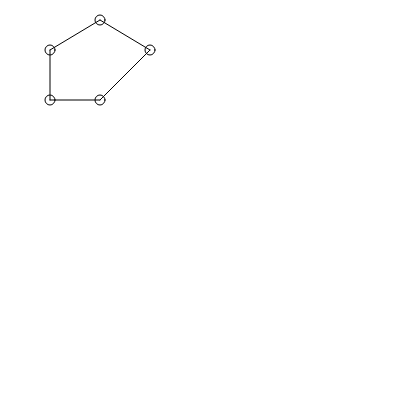
Frame 1 (no input)
Frame 60 (no input): identical to frame 1, image omitted
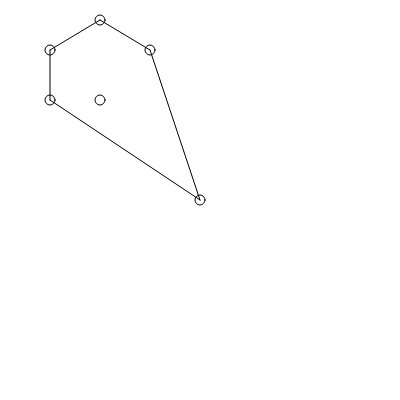
Frame 120 (the mouse pressed at the canvas centre since frame 60)

The p5.js sketch that drew these frames (run headless with seeded random() and noise() and a simulated clock; from frame 60 on, the mouse is pressed at the canvas centre):

// p5.js sketch
// ── sketch.js
// NOTE THAT THE SCRIPT HAS A LIMITATION WHERE IT CAN'T FULLY HANDLE CASES WHERE SEVERAL POINT LIE ON THE SAME LINE
// MAY BE THE FAULT OF MY CODING OR A LIMITATION OF THE GIFT-WRAPPING ALGORITHIM
// ANOTHER THING TO NOTE IS THAT P5.JS IS WEIRD IN THAT GOING DOWN IS ACTUALLY POSTIVE AND NOT NEGATIVE
// AS A RESULT OF THIS, THE ORDER OF CROSS PRODUCT NEEDS TO BE CHANGED

let p = [];
let hull = [];

function setup() {
  createCanvas(400, 400);
  
  p = [createVector(50, 50), createVector(100, 20), createVector(50, 100), createVector(100, 100), createVector(150, 50)];
  
  constructHull();
}

function leftMost(){  // Find the left most point on the screen
  let v = createVector(100000000000, 100000000000, 100000000000);
  for (let v2 of p){
    if (v.x > v2.x) v = v2;
  }
  return v;
}

function constructHull(){
  let start = leftMost();  // I'm pretty sure choosing the left most point is only a convention and that the algorithim works with any existing starting point
  let endPoint = start;  // Represents current ending point on the Hull
  
  while (true){
    hull.push(endPoint);
    let nextPoint = p[0];  // Represents a potential point that could be pushed into the hull
    for (let i = 0; i < p.length; i++){
       
      
      let d1 = p5.Vector.sub(nextPoint, endPoint);
      let d2 = p5.Vector.sub(p[i], endPoint);
      
      
      if (nextPoint == endPoint){  
        // We don't want "nextPoint == endPoint" since it creates a 0 Vector
        // This vector would result in all future cross products to be (0,0,0)
        nextPoint = p[i];
      }
      else if (crossProduct(d2, d1).z > 0){  // Note that we have to swap the d2 and d1 since p5.js doesn't follow cartesian plane rules. Specifically, going down is postive and not negative
        // Whether it is "< 0" or "> 0" would just change a clockwise rotation for finding the angle to a counter-clockwise roation
        // If the condition is met, it means that the 1st vector forms a larger clockwise angle
        nextPoint = p[i];  
      }
        
    }
    endPoint = nextPoint;
    
    if (endPoint == start) break;  // Break when we have make a wrap-around and completed the hull
  }
  for (let el of hull) print(el.x, el.y, el.z)
}

function crossProduct(v1, v2){
  let x = v1.y * v2.z - v1.z * v2.y;
  let y = v1.z * v2.x - v1.x * v2.z;
  let z = v1.x * v2.y - v1.y * v2.x;
  return createVector(x, y, z);
}

function drawHull(hull){
  for (let i = 0; i < hull.length - 1; i++){
    line(hull[i].x, hull[i].y, hull[i + 1].x, hull[i + 1].y);
  }
  line(hull[hull.length - 1].x, hull[hull.length - 1].y, hull[0].x, hull[0].y);
}

function mousePressed(){
  p.push(createVector(mouseX, mouseY));
  hull = [];
  constructHull();
}

function draw() {
  background(255)
  for (let el of p){
    circle(el.x, el.y, 10);
  }
  drawHull(hull);

}
